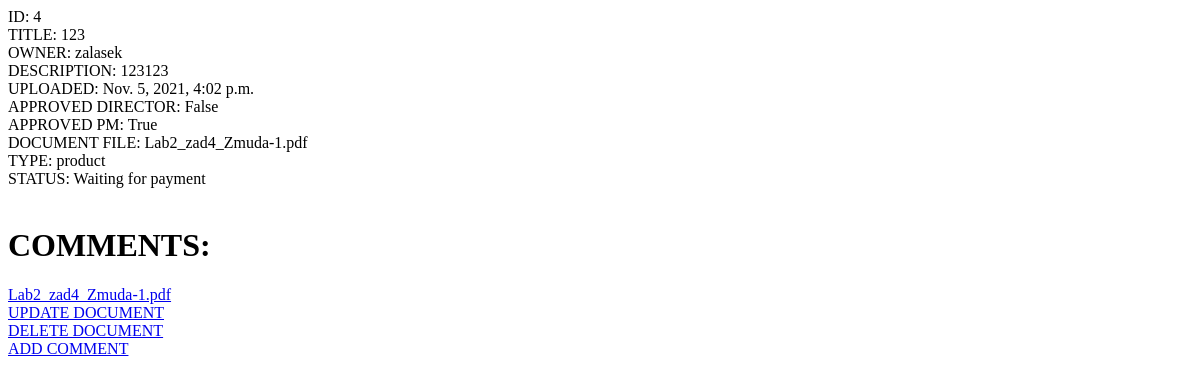
The app's page /documents/4 (signed in), older data.
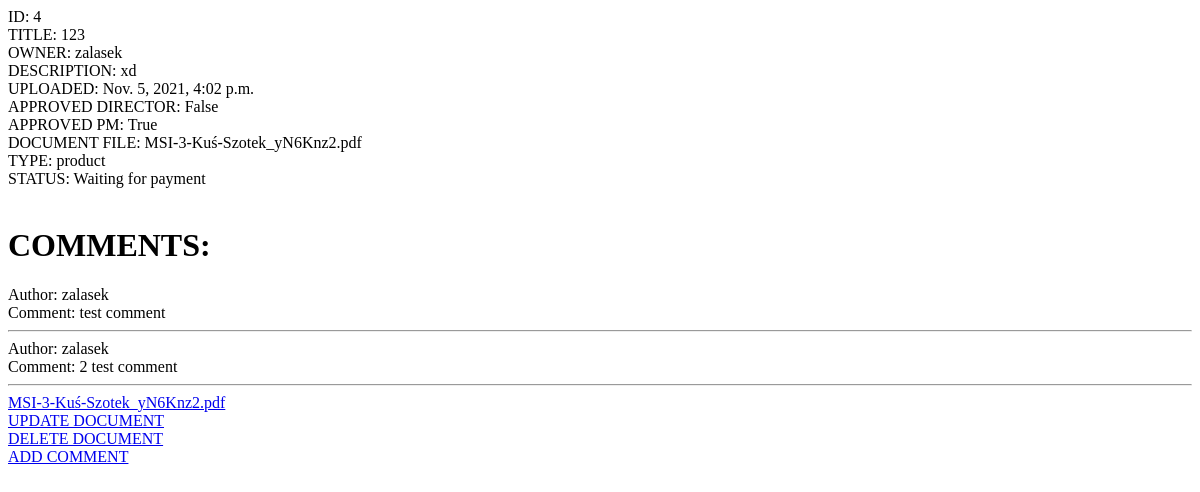
The same page, newer data.
### documents/models.py (models this page shows)
class Document(models.Model):
    type_choice = [ ('product', 'Product'),
                    ('service', 'Service'),]  # podział faktur na produkt / usługę
    status_choice = [ ('Assigned to director', 'Assigned to director'),
                      ('Waiting', 'Waiting for checks'),
                      ('Checked', 'Checked'),
                      ('Approved', 'Approved'),
                      ('Waiting for payment', 'Waiting for payment'),
                      ('Paid', 'Paid')
    ]
    title = models.CharField(max_length=250, blank=True, null=True)
    owner = models.ForeignKey(User, on_delete=models.CASCADE, null=True, blank=True) # osoba która dodała dokument
    description = models.TextField(max_length=1000, blank=True, null=True) # opis dokumentu
    created = models.DateTimeField(auto_now_add=True) # czas i data stworzenia
    approved_director = models.BooleanField(default=False, null=True, blank=True, choices=((False, 'No'), (True,'Yes'))) # czy została zatwierdzona przez dyrektora
    approved_pm = models.BooleanField(default=False, null=True, blank=True, choices=((False, 'No'), (True,'Yes'))) # czy została zatwierdzona przez project menagera
    document_file = models.FileField(null=True, blank=True) # plik dokumentu
    type = models.CharField(max_length=30, null=True, blank=True, choices=type_choice) # rodzaj faktury
    status = models.CharField(max_length=50, null=True, blank=True, choices=status_choice) # obecny status dokumentu
    def __str__(self) -> str:
        return str(self.title)

class Comment(models.Model):
    document = models.ForeignKey(Document, on_delete=CASCADE, null=True, blank=True)
    employee = models.ForeignKey(Employee, on_delete=CASCADE, null=True, blank=True)
    comment = models.TextField(blank=False, null=False)
    created = models.DateTimeField(auto_now_add=True)

### employees/models.py (models this page shows)
class Employee(models.Model):
    position_choice = [
    ('accounts', 'Accounts'),
    ('director_products', 'Products Director'),
    ('director_services', 'Services Director'),
    ('project_menager', 'Project Menager'),
]
    employee = models.OneToOneField(User, on_delete=models.CASCADE)
    position = models.CharField(max_length=30, null=True, blank=True, choices=position_choice)
    def __str__(self) -> str:
        return self.employee.username

### documents/views.py (the view)
# urls.py: path('<int:pk>', DocumentDetailView, name='document-detail'),
def DocumentDetailView(request, pk):
    if not request.user.is_authenticated:
        return redirect('login')
    document = Document.objects.get(id=pk)
    if Comment.objects.filter(document = document).exists():
        comments = Comment.objects.filter(document = document)
        context = {'document':document,
                    'comments':comments}
        print('lol')
    else:
        context = {'document':document}
    print(context)
    return render(request, 'documents/document_detail.html', context)

### documents/templates/documents/document_detail.html
    ID: {{document.id}} <br>
    TITLE: {{document.title}} <br>
    OWNER: {{document.owner}} <br>
    DESCRIPTION: {{document.description}} <br>
    UPLOADED: {{document.created}} <br>
    APPROVED DIRECTOR: {{document.approved_director}} <br>
    APPROVED PM: {{document.approved_pm}} <br>
    DOCUMENT FILE: {{document.document_file}} <br>
    TYPE: {{document.type}} <br>
    STATUS: {{document.status}} <br>
    <br> <h1> COMMENTS: </h1>
    {% for comment in comments %}
    Author: {{comment.employee}} <br>
    Comment: {{comment.comment}} <br>
    <hr>
    {% endfor %}
    <a href='media/{{document.document_file}}'> {{document.document_file}} </a> <br>
    <a href='{% url 'document-update' document.id%}'> UPDATE DOCUMENT </a> <br>
    <a href='{% url 'document-delete' document.id%}'> DELETE DOCUMENT </a> <br>
    <a href='{% url 'document-comment' document.id%}'> ADD COMMENT </a> <br>

Row changes from the older to the newer data that the page shows:
changed Document "False": description "123123" → "xd"; document_file "Lab2_zad4_Zmuda-1.pdf" → "MSI-3-Kuś-Szotek_yN6Knz2.pdf"
added Comment: employee "zalasek", comment "test comment"
added Comment: employee "zalasek", comment "2 test comment"
